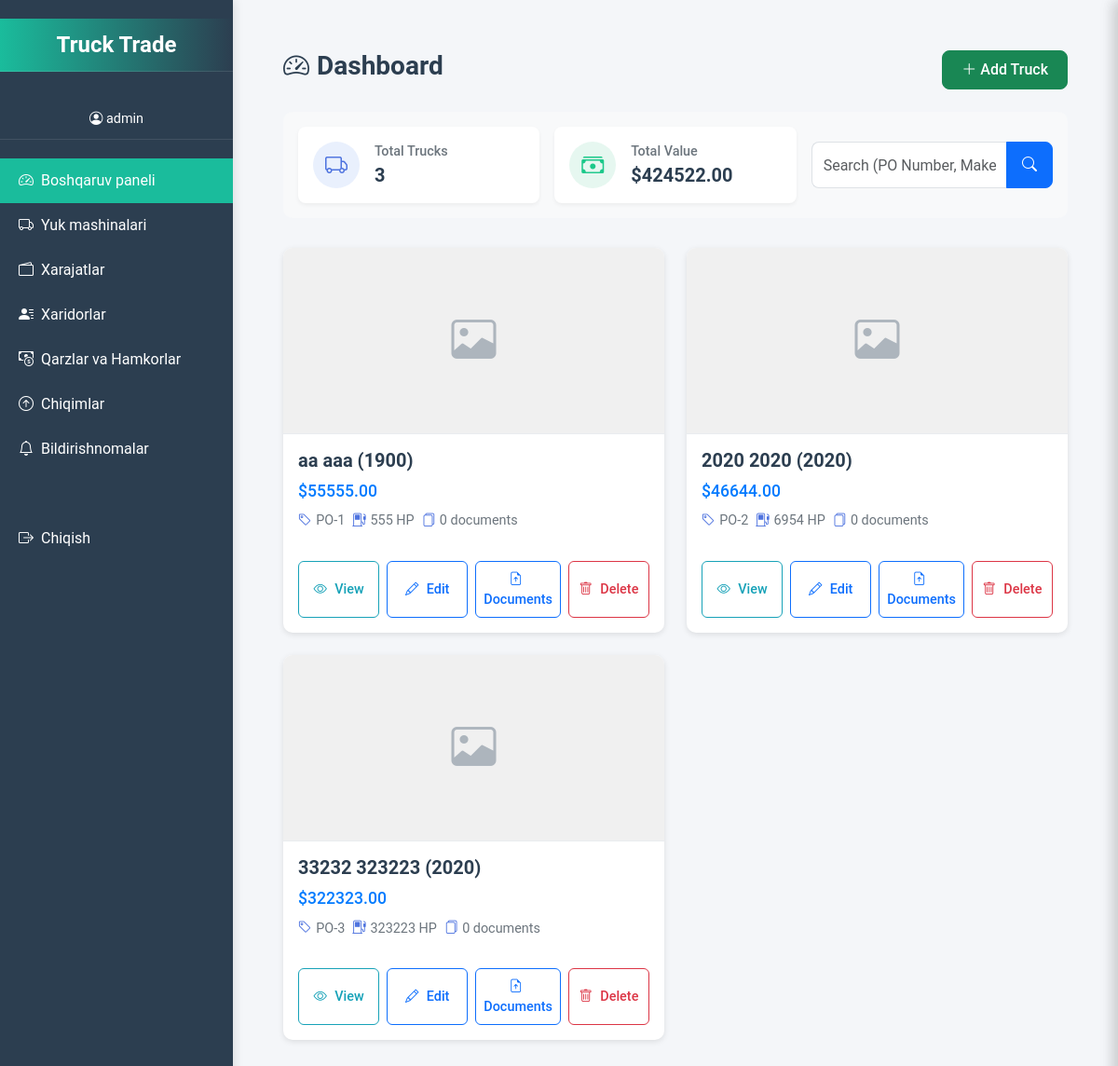
The page / (signed in) on the database as committed earlier.
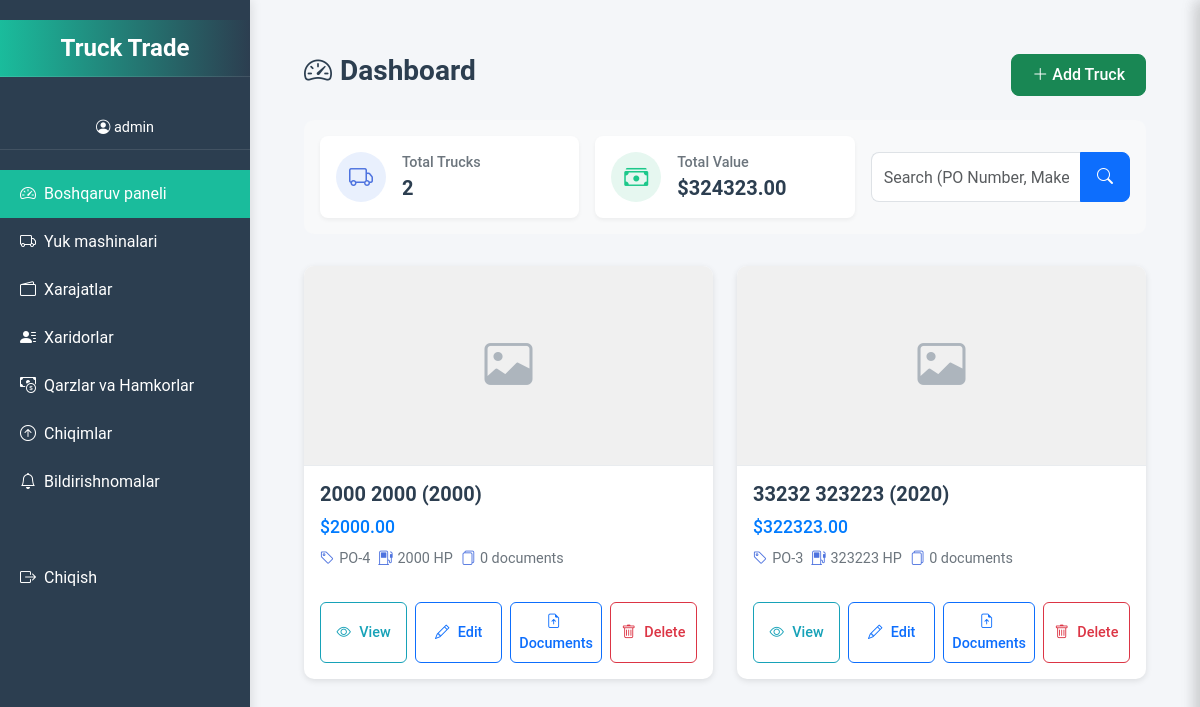
The same page on the database as committed later.
### trucks/models.py (models this page shows, shortened)
class Truck(models.Model):
    user = models.ForeignKey(
        User,
        on_delete=models.CASCADE,
        related_name='trucks',
        verbose_name="Foydalanuvchi"
    )
    po_id = models.CharField(
        max_length=50,
        unique=True,
        verbose_name="PO raqami",
        help_text="PO-{raqam} formatida kiriting, masalan, PO-12345"
    )
    make = models.CharField(max_length=100, verbose_name="Marka")
    model = models.CharField(max_length=100, verbose_name="Model")
    year = models.PositiveIntegerField(
        verbose_name="Yil",
        validators=[MinValueValidator(1886)]
    )
    horsepower = models.PositiveIntegerField(
        verbose_name="Ot kuchi (HP)",
        validators=[MinValueValidator(1)]
    )
    price = models.DecimalField(
        max_digits=10,
        decimal_places=2,
        verbose_name="Narx",
        validators=[MinValueValidator(0.01)]
    )
    company = models.CharField(max_length=200, blank=True, verbose_name="Kompaniya nomi")
    location = models.CharField(max_length=100, verbose_name="Joylashuv")
    sotilgan = models.BooleanField(default=False, verbose_name="Sotilgan")
    description = models.TextField(blank=True, verbose_name="Tavsif")
    purchase_date = models.DateField(auto_now_add=True, verbose_name="Sotib olingan sana")
    created_date = models.DateTimeField(auto_now_add=True, verbose_name="Yaratilgan sana")
    image = models.ImageField(
        upload_to='trucks/',
        blank=True,
        null=True,
        verbose_name="Rasm"
    )
    seriya = models.CharField(
        max_length=50,
        blank=True,
        null=True,
        verbose_name="Seriya raqami",
        unique=True
    )
    class Meta:
        verbose_name = "Yuk mashinasi"
        verbose_name_plural = "Yuk mashinalari"
        indexes = [
            models.Index(fields=['po_id']),
            models.Index(fields=['user', 'sotilgan']),
        ]
        ordering = ['-created_date']

### trucks/views.py (the view, shortened to what this page needs)
# urls.py: path('', views.dashboard, name='dashboard'),
@login_required
def dashboard(request):
    query = request.GET.get('q', '')
    if request.user.is_superuser:
        trucks = Truck.objects.filter(sotilgan=False).select_related('user')
    else:
        trucks = Truck.objects.filter(user=request.user, sotilgan=False)
    xarajatlar = Xarajat.objects.filter(truck__in=trucks).values('truck_id').annotate(total_xarajat=Sum('amount'))
    xarajat_dict = {x['truck_id']: x['total_xarajat'] for x in xarajatlar}
    paginator = Paginator(trucks, 10)
    page_number = request.GET.get('page')
    trucks_page = paginator.get_page(page_number)
    total_price = trucks.aggregate(total=Sum('price'))['total'] or 0
    total_xarajat = sum(xarajat_dict.values()) or 0
    context = {
        'trucks': trucks_page,
        'total_price': float(total_price) if total_price else 0,
        'total_xarajat': float(total_xarajat) if total_xarajat else 0,
    }
    return render(request, 'dashboard.html', context)

### templates/dashboard.html (shortened to what the changed rows need)
{% extends 'base.html' %}
{% block content %}
<div class="dashboard-container">
    <div class="dashboard-header">
        <div class="d-flex justify-content-between align-items-center mb-4">
            <h1 class="dashboard-title">
                <i class="bi bi-speedometer2 me-2"></i>Dashboard
            </h1>
        </div>
        <div class="stats-filter-row">
            <div class="row g-3 align-items-center">
                <div class="col-md-4">
                    <div class="stat-card">
                        <div class="stat-content">
                            <div>
                                <h6 class="stat-title">Total Trucks</h6>
                                <h3 class="stat-value">{{ trucks|length }}</h3>
                            </div>
                        </div>
                    </div>
                </div>
                <div class="col-md-4">
                    <div class="stat-card">
                        <div class="stat-content">
                            <div>
                                <h6 class="stat-title">Total Value</h6>
                                <h3 class="stat-value">${{ total_price|floatformat:"2" }}</h3>
                            </div>
                        </div>
                    </div>
                </div>
            </div>
        </div>
    </div>
    <div class="trucks-grid">
        {% for truck in trucks %}
        <div class="truck-card" data-truck-id="{{ truck.id }}">
            {% if truck.image %}
            <img src="{{ truck.image.url }}" alt="{{ truck.make }} {{ truck.model }}" class="truck-image">
            {% else %}
            <div class="truck-image-placeholder">
                <i class="bi bi-image"></i>
            </div>
            {% endif %}
            <div class="truck-info">
                <h5 class="truck-title">{{ truck.make }} {{ truck.model }} ({{ truck.year }})</h5>
                <div class="truck-price">${{ truck.price|floatformat:"2" }}</div>
                <div class="truck-details">
                    <div class="truck-detail-item">
                        <i class="bi bi-tag"></i>
                        <span>{{ truck.po_id }}</span>
                    </div>
                    <div class="truck-detail-item">
                        <i class="bi bi-fuel-pump"></i>
                        <span>{{ truck.horsepower }} HP</span>
                    </div>
                    <div class="truck-detail-item">
                        <i class="bi bi-files"></i>
                        <span class="hujjat-count">{{ truck.hujjatlar.count }} documents</span>
                    </div>
                </div>
            </div>
            <div class="truck-actions">
                <button onclick="showTruckDetail({{ truck.id }}, '{{ truck.po_id|escapejs }}')"
                        class="btn btn-outline-info btn-sm action-btn">
                    <i class="bi bi-eye"></i> <span>View</span>
                </button>
                <button onclick="openEditTruckForm({{ truck.id }})"
                        class="btn btn-outline-primary btn-sm action-btn">
                    <i class="bi bi-pencil"></i> <span>Edit</span>
                </button>
                <button onclick="showHujjatModal({{ truck.id }}, '{{ truck.po_id|escapejs }}')"
                        class="btn btn-outline-primary btn-sm action-btn hujjat-btn">
                    <i class="bi bi-file-earmark-arrow-up"></i> <span>Documents</span>
                </button>
                <button onclick="showDeleteConfirmation({{ truck.id }})"
                        class="btn btn-outline-danger btn-sm action-btn">
                    <i class="bi bi-trash"></i> <span>Delete</span>
                </button>
            </div>
        </div>
        {% empty %}
        <div class="col-12 text-center py-4 text-muted">
            <i class="bi bi-info-circle fs-4 d-block mb-2"></i>
            {% if request.GET.q %}"{{ request.GET.q }}" search yielded no results{% else %}No trucks available{% endif %}
        </div>
        {% endfor %}
    </div>
</div>
{% endblock %}

Rows that differ between the two databases and show on the page:
no longer on this page (row edited): Truck: make "aa", model "aaa", year "1900", price "55555.00", po_id "PO-1", horsepower "555", hujjatlar.count "0"
no longer on this page (row edited): Truck: make "2020", model "2020", year "2020", price "46644.00", po_id "PO-2", horsepower "6954", hujjatlar.count "0"
now on this page (row edited): Truck: make "2000", model "2000", year "2000", price "2000.00", po_id "PO-4", horsepower "2000", hujjatlar.count "0"
Other text that changed with them:
{{ trucks|length }}: "3" → "2"
{{ total_price|floatformat:"2" }}: "424522.00" → "324323.00"
